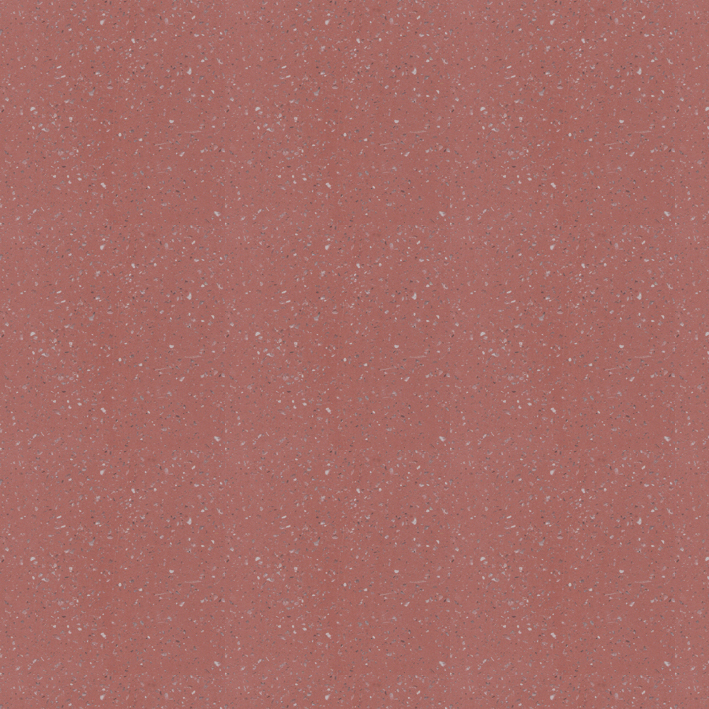
#> input picture 1786441291952-p9dws.jpg, 709 x 709 px
$ python -i vectorizer_service.py   (imports and definitions only)
#> lines starting #> are read from the running program, lines starting #| are printed output that depends on the picture
"""
Raster-to-Fillable-Line-Art Vectorizer Service
Transforms raster images (ceramic tiles, illustrations, or sketches) into
production-grade scalable SVG vector line art with:
1. Uniform-width black ink outlines (`#000000`, `fill-rule="evenodd"`).
2. Closed `#ffffff` vector regions tucked 2px beneath the black outlines for 1-click filling.
3. Optional 8-fold (D4) dihedral symmetry enforcement for square tiles.
"""

import cv2
import numpy as np


# [189 lines left out: functions enforce_d4_symmetry, clean_binary_mask, clean_mask_pair, compute_smooth_inner_mask, mask_to_bezier_svg_path, analyze_image_properties, not called in this run]


def vectorize_image_bytes(
    image_bytes: bytes,
    mode: str = "auto",
    symmetric: bool = None,
    canvas_size: int = 2048,
    tuck_px: int = 2,
) -> dict:
    """
    Main vectorizer entry point for FastAPI.
    Accepts raw image bytes, runs the vectorizer, and returns:
    {
      "svg": "<svg ...>...</svg>",
      "region_count": int,
      "mode": detected_or_requested_mode,
      "requested_mode": mode,
      "symmetric": bool,
      "width": canvas_size,
      "height": canvas_size
    }
    """
    nparr = np.frombuffer(image_bytes, np.uint8)
    color_img = cv2.imdecode(nparr, cv2.IMREAD_COLOR)
    if color_img is None:
        raise ValueError("Could not decode image bytes")

    # Center crop to 1:1 square if rectangular
    h, w = color_img.shape[:2]
    if h != w:
        min_d = min(h, w)
        top = (h - min_d) // 2
        left = (w - min_d) // 2
        color_img = color_img[top : top + min_d, left : left + min_d]

    # Automatic mode and symmetry detection
    props = analyze_image_properties(color_img)
    effective_mode = props["detected_mode"] if mode == "auto" else mode
    if symmetric is None:
        effective_symmetric = props["suggested_symmetry"] if mode == "auto" else (True if effective_mode == "colored" else False)
    else:
        effective_symmetric = bool(symmetric)

    if effective_mode == "lineart":
        img = cv2.cvtColor(color_img, cv2.COLOR_BGR2GRAY)

        ink_raw = 255 - img
        _, binary = cv2.threshold(ink_raw, 85, 255, cv2.THRESH_BINARY)

        num_l, labels, stats, _ = cv2.connectedComponentsWithStats(binary, connectivity=8)
        clean_bin = np.zeros_like(binary)
        for i in range(1, num_l):
            if stats[i, cv2.CC_STAT_AREA] >= 35:
                clean_bin[labels == i] = 255

        inv_clean = 255 - clean_bin
        num_l2, labels2, stats2, _ = cv2.connectedComponentsWithStats(inv_clean, connectivity=8)
        for i in range(1, num_l2):
            if stats2[i, cv2.CC_STAT_AREA] < 25:
                clean_bin[labels2 == i] = 255

        mask_dilated = cv2.dilate(clean_bin, cv2.getStructuringElement(cv2.MORPH_ELLIPSE, (5, 5)))
        ink_clean_gray = np.where(mask_dilated > 0, ink_raw, 0)
        upscaled = cv2.resize(ink_clean_gray, (canvas_size, canvas_size), interpolation=cv2.INTER_CUBIC)

        if effective_symmetric:
            upscaled = enforce_d4_symmetry(upscaled).astype(np.uint8)

        blur_ink = cv2.GaussianBlur(upscaled, (9, 9), 0)
        _, mask_ink = cv2.threshold(blur_ink, 100, 255, cv2.THRESH_BINARY)
        k = cv2.getStructuringElement(cv2.MORPH_ELLIPSE, (5, 5))
        mask_ink = cv2.morphologyEx(mask_ink, cv2.MORPH_CLOSE, k)
        mask_ink = cv2.morphologyEx(mask_ink, cv2.MORPH_OPEN, k)
        mask_ink = cv2.GaussianBlur(mask_ink, (7, 7), 0)
        _, mask_ink = cv2.threshold(mask_ink, 127, 255, cv2.THRESH_BINARY)

        white_space = 255 - mask_ink
        num_w, labels_w, stats_w, _ = cv2.connectedComponentsWithStats(white_space, connectivity=4)

        k_tuck = cv2.getStructuringElement(cv2.MORPH_ELLIPSE, (tuck_px * 2 + 1, tuck_px * 2 + 1))
        fill_paths = []
        reg_idx = 1
        for i in range(1, num_w):
            area = stats_w[i, cv2.CC_STAT_AREA]
            if area < 500 or (stats_w[i, cv2.CC_STAT_LEFT] == 0 and stats_w[i, cv2.CC_STAT_TOP] == 0):
                continue
            reg_mask = ((labels_w == i) * 255).astype(np.uint8)
            reg_tucked = cv2.dilate(reg_mask, k_tuck)
            d_str = mask_to_bezier_svg_path(reg_tucked, approx_eps=1.6)
            if d_str:
                fill_paths.append(
                    f'    <path id="fill-region-{reg_idx:02d}" data-name="Region {reg_idx}" d="{d_str}" fill="#ffffff" />'
                )
                reg_idx += 1

        ink_d = mask_to_bezier_svg_path(mask_ink, approx_eps=1.6)

        svg = f"""<svg xmlns="http://www.w3.org/2000/svg" viewBox="0 0 {canvas_size} {canvas_size}" width="100%" height="100%">
  <title>Vectorized Fillable Line Art</title>
  <g id="fillable-color-regions">
{chr(10).join(fill_paths)}
  </g>
  <g id="ink-outlines" fill="#000000" fill-rule="evenodd">
    <path id="linework" d="{ink_d}" />
  </g>
</svg>"""

        return {
            "svg": svg,
            "region_count": len(fill_paths),
            "mode": "lineart",
            "requested_mode": mode,
            "symmetric": effective_symmetric,
            "width": canvas_size,
            "height": canvas_size,
        }

    else:
        # Mode B: Colored Ceramic Tile
        img = color_img

        rgb = cv2.cvtColor(img, cv2.COLOR_BGR2RGB).astype(np.float32)
        if effective_symmetric:
            rgb = enforce_d4_symmetry(rgb)

        rgb = cv2.resize(rgb, (canvas_size, canvas_size), interpolation=cv2.INTER_CUBIC)
        rgb_smooth = cv2.bilateralFilter(
            rgb.astype(np.uint8), d=15, sigmaColor=35, sigmaSpace=35
        ).astype(np.float32)

        R, G, B = rgb_smooth[:, :, 0], rgb_smooth[:, :, 1], rgb_smooth[:, :, 2]

        is_blue = (B > R - 3) & (R < 165)
        is_orange = (~is_blue) & ((R - G) > 29) & (G < 156)
        dist_beige = np.sqrt((R - 189) ** 2 + (G - 172) ** 2 + (B - 150) ** 2)
        dist_cream = np.sqrt((R - 224) ** 2 + (G - 214) ** 2 + (B - 201) ** 2)
        is_beige = (~is_blue) & (~is_orange) & (dist_beige < dist_cream - 2.0)

        beige_outer = clean_mask_pair(is_beige, symmetric=effective_symmetric, blur_r=13)
        orange_outer = clean_mask_pair(is_orange, symmetric=effective_symmetric, blur_r=9)
        blue_outer = clean_mask_pair(is_blue, symmetric=effective_symmetric, blur_r=9)

        border_thickness = 9.5
        beige_inner = compute_smooth_inner_mask(beige_outer, border_thickness=border_thickness, symmetric=effective_symmetric)
        orange_inner = compute_smooth_inner_mask(orange_outer, border_thickness=border_thickness - 0.5, symmetric=effective_symmetric)
        blue_inner = compute_smooth_inner_mask(blue_outer, border_thickness=border_thickness, symmetric=effective_symmetric)

        k_tuck = cv2.getStructuringElement(cv2.MORPH_ELLIPSE, (tuck_px * 2 + 1, tuck_px * 2 + 1))

        # [16 lines left out: function extract_component_fills, not called in this run]

        frame_fills = extract_component_fills(beige_inner, "frame")
        petal_fills = extract_component_fills(orange_inner, "petal")
        motif_fills = extract_component_fills(blue_inner, "motif")

        # Fallback to universal adaptive color/edge segmentation if specific ceramic palette returned no regions
        if len(frame_fills) + len(petal_fills) + len(motif_fills) == 0:
            gray = cv2.cvtColor(rgb_smooth.astype(np.uint8), cv2.COLOR_RGB2GRAY)
            edges = cv2.Canny(gray, 25, 80)
            if effective_symmetric:
                edges = ((enforce_d4_symmetry(edges) >= 30) * 255).astype(np.uint8)
            k_edge = cv2.getStructuringElement(cv2.MORPH_ELLIPSE, (5, 5))
            edges_dil = cv2.dilate(edges, k_edge)
            inv_edges = 255 - edges_dil
            num_c, l_c, st_c, _ = cv2.connectedComponentsWithStats(inv_edges, connectivity=4)
            for i in range(1, num_c):
                if st_c[i, cv2.CC_STAT_AREA] < 400:
                    continue
                comp = ((l_c == i) * 255).astype(np.uint8)
                comp_tuck = cv2.dilate(comp, k_tuck)
                d_s = mask_to_bezier_svg_path(comp_tuck, approx_eps=2.0)
                if d_s:
                    frame_fills.append(
                        f'    <path id="segment-fill-{len(frame_fills)+1:02d}" data-name="Segment {len(frame_fills)+1}" d="{d_s}" fill="#ffffff" fill-rule="evenodd" />'
                    )

            edge_outline_d = mask_to_bezier_svg_path(edges_dil, approx_eps=1.8)
            outlines_svg = f'    <path id="universal-outline" d="{edge_outline_d}" />'
        else:
            beige_outline = mask_to_bezier_svg_path(beige_outer, 2.2) + " " + mask_to_bezier_svg_path(beige_inner, 2.2)
            orange_outline = mask_to_bezier_svg_path(orange_outer, 2.0) + " " + mask_to_bezier_svg_path(orange_inner, 2.0)
            blue_outline = mask_to_bezier_svg_path(blue_outer, 2.0) + " " + mask_to_bezier_svg_path(blue_inner, 2.0)
            outlines_svg = f"""    <path id="frame-outline" d="{beige_outline}" />
    <path id="petals-outline" d="{orange_outline}" />
    <path id="motifs-outline" d="{blue_outline}" />"""

        fill_paths = [
            f'    <rect id="background-fill" data-name="Background" width="{canvas_size}" height="{canvas_size}" fill="#ffffff" />',
            *frame_fills,
            *petal_fills,
            *motif_fills,
        ]

        svg = f"""<svg xmlns="http://www.w3.org/2000/svg" viewBox="0 0 {canvas_size} {canvas_size}" width="100%" height="100%">
  <title>Vectorized Fillable Tile Pattern</title>
  <g id="fillable-color-regions">
{chr(10).join(fill_paths)}
  </g>
  <g id="tile-outlines" fill="#000000" fill-rule="evenodd">
{outlines_svg}
  </g>
</svg>"""

        return {
            "svg": svg,
            "region_count": len(fill_paths),
            "mode": "colored",
            "requested_mode": mode,
            "symmetric": effective_symmetric,
            "width": canvas_size,
            "height": canvas_size,
        }

>>> import cv2
>>> picture = cv2.imread('../../../1786441291952-p9dws.jpg', cv2.IMREAD_GRAYSCALE)
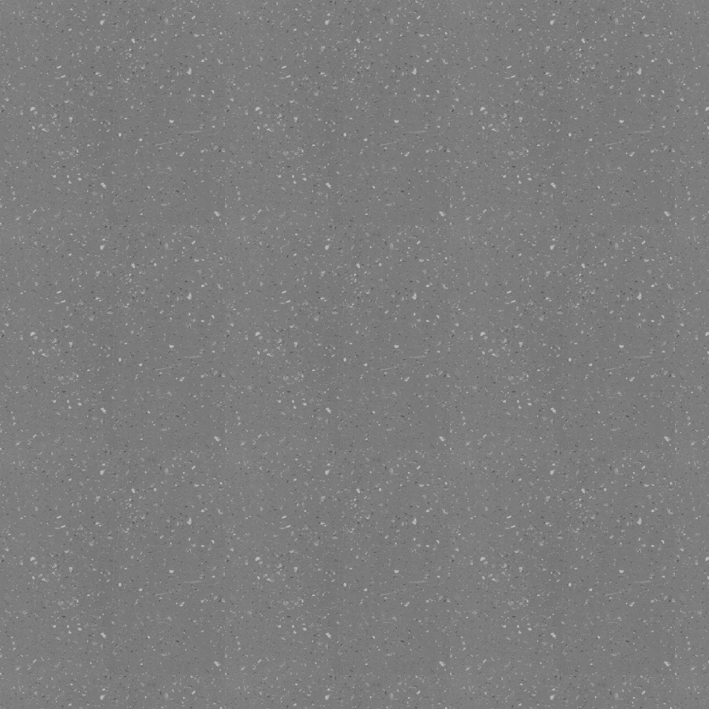
#> picture: shape (709, 709); min 89, max 186, mean 124.9
>>> result = vectorize_image_bytes(picture)
#> (the run stopped early here; a loop or call above may not have finished)
